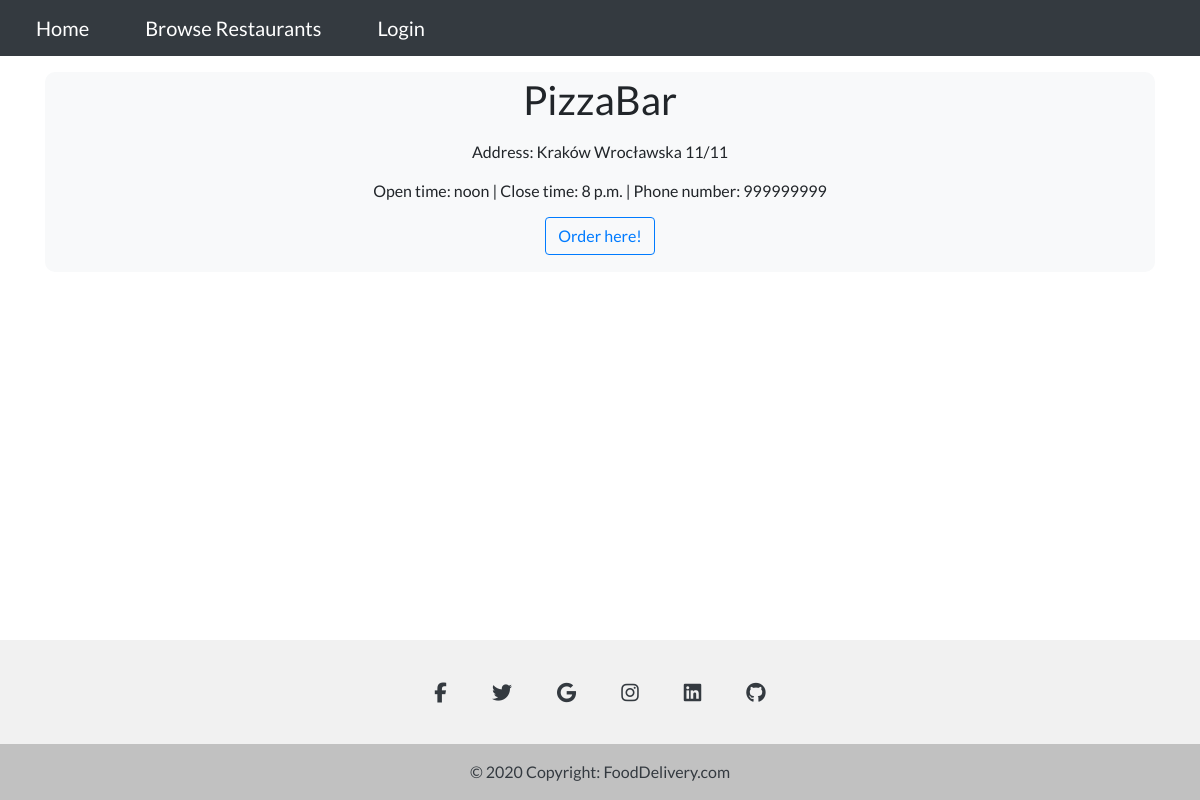
Screenshot of /browseRestaurants/ with the database file from the repository.
### Users/models.py (models this page shows)
class Restaurants(models.Model):
    user = models.ForeignKey(User, on_delete=models.CASCADE)
    restaurant_name = models.CharField(max_length=50)
    address = models.ForeignKey(Address, on_delete=models.CASCADE)
    phone_number = models.CharField(max_length=9)
    NIP = models.CharField(max_length=12)
    open_time = models.TimeField()
    close_time = models.TimeField()
    latitude = models.CharField(max_length= 100,default = "0.0")
    longitude = models.CharField(max_length = 100, default = "0.0")

class Address(models.Model):
    city = models.CharField(max_length=50)
    street = models.CharField(max_length=100)
    building_number = models.IntegerField()
    flat_number = models.IntegerField(blank=True)

### OrderManagement/views.py (the view)
# urls.py: path('browseRestaurants/',OrderManagement_views.browse_restaurants,name = 'browseRestaurants'),
def browse_restaurants(request):
    restaurants = Restaurants.objects.all()
    args = {'restaurants':restaurants}
    return render(request,'OrderManagement/browseRestaurants.html',args)

### OrderManagement/templates/OrderManagement/browseRestaurants.html
{% extends "Home/base.html" %}
{% block content %}
<div class="container mx-auto text-center mt-3">
{% for restaurant in restaurants %}
<div class="container mt-3 bg-light text-center" style="height: 200px; border-radius: 10px;">
    <div class="p-1" style="margin-top: 12px; font-size: 24px;">
        <span class="h1">{{restaurant.restaurant_name}}
    </div>
    <div class="" style="margin-top: 12px;">
        Address: {{restaurant.address.city}} {{restaurant.address.street}} {{restaurant.address.building_number}}/{{restaurant.address.building_number}}
    </div>
    <div class="" style="margin-top: 15px;">
        Open time: {{restaurant.open_time}}  |  Close time: {{restaurant.close_time}}  |  Phone number: {{restaurant.phone_number}}
    </div>
    <div class="" style="margin-top: 12px; font-size: 24px;">
        <a href = "{% url 'restaurantPage' restaurant.id %}" class="btn btn-outline-primary">Order here!</a>
    </div>
</div>
{% endfor %}
</div>
<div style="height: 200px;"></div>
{% endblock content %}

### Home/static/Home/style.css (style rules this page uses)
body { font-family: 'Lato', sans-serif; }

### rows the page displays
Restaurants: restaurant_name "PizzaBar", address.city "Kraków", address.street "Wrocławska", address.building_number "11", open_time "noon", close_time "8 p.m.", phone_number "999999999"
